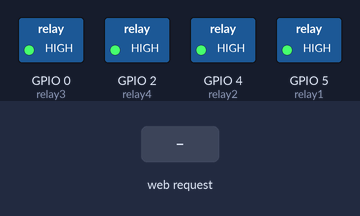
Recording of a sketch running on a simulated ESP8266 (NodeMCU). On the bench: switched loads named in the sketch (green lamp = pin HIGH). The inputs (shaded band) are chosen by the test bench. WiFi joins after 1.5 s; servers stay silent unless stated; what the sketch prints to the serial monitor is not drawn.

Above: at 2.7 s.
2.8 s: HTTP request GET /5/on received
At 4.0 s:
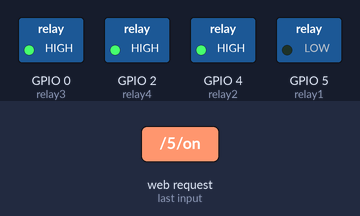
4.3 s: HTTP request GET /4/on received
At 5.4 s:
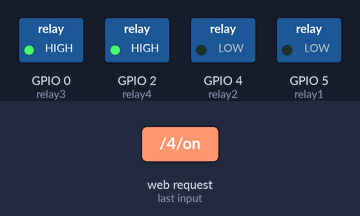
5.8 s: HTTP request GET /5/off received
At 6.5 s:
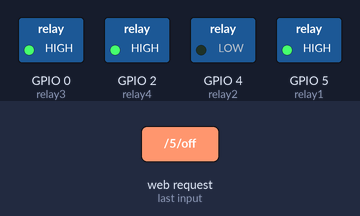
7.3 s: HTTP request GET /0/on received
At 7.7 s:
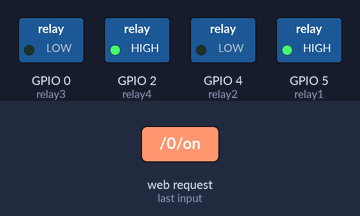
8.8 s: HTTP request GET /4/off received
At 10.0 s:
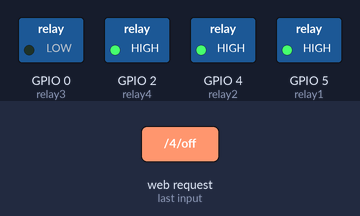
10.3 s: HTTP request GET /2/on received
At 11.1 s:
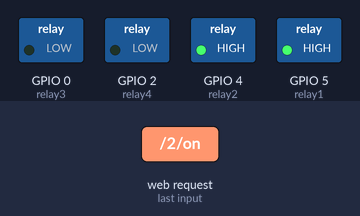
Timing chart, 0 to 12.8 s (numbered marks = the images above; inputs shaded):
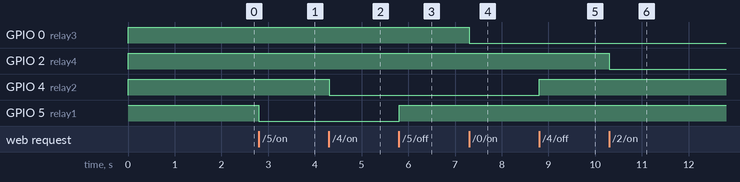

Measured:
- after the input at 2.8 s, GPIO 5 (relay1): HIGH → LOW at once
- after the input at 4.3 s, GPIO 4 (relay2): HIGH → LOW at once
- after the input at 5.8 s, GPIO 5 (relay1): LOW → HIGH at once
- after the input at 7.3 s, GPIO 0 (relay3): HIGH → LOW at once
- after the input at 8.8 s, GPIO 4 (relay2): LOW → HIGH at once
- after the input at 10.3 s, GPIO 2 (relay4): HIGH → LOW at once

The sketch:

Node_MCU_4_relay.ino
```cpp
// Load Wi-Fi library
#include <ESP8266WiFi.h>

// Replace with your network credentials
const char* ssid = "WALTON Primo RM"; // Input your wifi network name
const char* password = "12345678"; // Input your wifi password

// Set web server port number to 80
WiFiServer server(80);

// Variable to store the HTTP request
String header;

// Auxiliar variables to store the current output state
String relay1State = "off";
String relay2State = "off";
String relay3State = "off";
String relay4State = "off";

// Assign output variables to GPIO pins
const int relay1 = 5; // GPIO5 D1
const int relay2 = 4; // GPIO4 D2
const int relay3 = 0; // GPIO0 D3
const int relay4 = 2; // GPIO2 D4

void setup() {
  Serial.begin(115200);
  // Initialize the output variables as outputs
  pinMode(relay1, OUTPUT);
  pinMode(relay2, OUTPUT);
  pinMode(relay3, OUTPUT);
  pinMode(relay4, OUTPUT);
  // Set outputs to HIGH. relay active LOW
  digitalWrite(relay1, HIGH);
  digitalWrite(relay2, HIGH);
  digitalWrite(relay3, HIGH);
  digitalWrite(relay4, HIGH);

  // Connect to Wi-Fi network with SSID and password
  Serial.print("Connecting to ");
  Serial.println(ssid);
  WiFi.begin(ssid, password);
  while (WiFi.status() != WL_CONNECTED) {
    delay(500);
    Serial.print(".");
  }
  // Print local IP address and start web server
  Serial.println("");
  Serial.println("WiFi connected.");
  Serial.println("IP address: ");
  Serial.println(WiFi.localIP());
  server.begin();
}

void loop() {
  WiFiClient client = server.available();   // Listen for incoming clients

  if (client) {                             // If a new client connects,
    Serial.println("New Client.");          // print a message out in the serial port
    String currentLine = "";                // make a String to hold incoming data from the client
    while (client.connected()) {            // loop while the client's connected
      if (client.available()) {             // if there's bytes to read from the client,
        char c = client.read();             // read a byte, then
        Serial.write(c);                    // print it out the serial monitor
        header += c;
        if (c == '\n') {                    // if the byte is a newline character
          // if the current line is blank, you got two newline characters in a row.
          // that's the end of the client HTTP request, so send a response:
          if (currentLine.length() == 0) {
            // HTTP headers always start with a response code (e.g. HTTP/1.1 200 OK)
            // and a content-type so the client knows what's coming, then a blank line:
            client.println("HTTP/1.1 200 OK");
            client.println("Content-type:text/html");
            client.println("Connection: close");
            client.println();

            // turns the GPIOs on and off
            if (header.indexOf("GET /5/on") >= 0)
            {
              Serial.println("GPIO 5 on");
              relay1State = "on";
              digitalWrite(relay1, LOW);
            }
            else if (header.indexOf("GET /5/off") >= 0)
            {
              Serial.println("GPIO 5 off");
              relay1State = "off";
              digitalWrite(relay1, HIGH);
            }
            else if (header.indexOf("GET /4/on") >= 0) {
              Serial.println("GPIO 4 on");
              relay2State = "on";
              digitalWrite(relay2, LOW);
            }
            else if (header.indexOf("GET /4/off") >= 0) {
              Serial.println("GPIO 4 off");
              relay2State = "off";
              digitalWrite(relay2, HIGH);
            }
            else if (header.indexOf("GET /0/on") >= 0)
            {
              Serial.println("GPIO 0 on");
              relay3State = "on";
              digitalWrite(relay3, LOW);
            }
            else if (header.indexOf("GET /0/off") >= 0)
            {
              Serial.println("GPIO 0 off");
              relay3State = "off";
              digitalWrite(relay3, HIGH);
            }
            else if (header.indexOf("GET /2/on") >= 0) {
              Serial.println("GPIO 2 on");
              relay4State = "on";
              digitalWrite(relay4, LOW);
            }
            else if (header.indexOf("GET /2/off") >= 0) {
              Serial.println("GPIO 2 off");
              relay4State = "off";
              digitalWrite(relay4, HIGH);
            }

            // Display the HTML web page
            client.println("<!DOCTYPE html><html>");
            client.println("<head><meta name=\"viewport\" content=\"width=device-width, initial-scale=1\">");
            client.println("<link rel=\"icon\" href=\"data:,\">");
            // CSS to style the on/off buttons
            // Feel free to change the background-color and font-size attributes to fit your preferences
            client.println("<style>html { font-family: Helvetica; display: inline-block; margin: 0px auto; text-align: center;}");
            client.println(".button { background-color: #195B6A; border: none; color: white; padding: 12px 24px;");
            client.println("text-decoration: none; font-size: 20px; margin: 2px; cursor: pointer;}");
            client.println(".button2 {background-color: #77878A;}</style></head>");

            // Web Page Heading
            client.println("<body><h1>NodeMCU Web Server</h1>");

            // Display current state, and ON/OFF buttons for GPIO 5
            client.println("<p>Relay 1 - State " + relay1State + "</p>");
            // If the relay1State is off, it displays the ON button
            if (relay1State == "off") {
              client.println("<p><a href=\"/5/on\"><button class=\"button\">ON</button></a></p>");
            } else {
              client.println("<p><a href=\"/5/off\"><button class=\"button button2\">OFF</button></a></p>");
            }

            // Display current state, and ON/OFF buttons for GPIO 4
            client.println("<p>Relay 2 - State " + relay2State + "</p>");
            // If the relay2State is off, it displays the ON button
            if (relay2State == "off") {
              client.println("<p><a href=\"/4/on\"><button class=\"button\">ON</button></a></p>");
            } else {
              client.println("<p><a href=\"/4/off\"><button class=\"button button2\">OFF</button></a></p>");
            }

            // Display current state, and ON/OFF buttons for GPIO 0
            client.println("<p>Relay 3 - State " + relay3State + "</p>");
            // If the relay1State is off, it displays the ON button
            if (relay3State == "off") {
              client.println("<p><a href=\"/0/on\"><button class=\"button\">ON</button></a></p>");
            } else {
              client.println("<p><a href=\"/0/off\"><button class=\"button button2\">OFF</button></a></p>");
            }

            // Display current state, and ON/OFF buttons for GPIO 2
            client.println("<p>Relay 4 - State " + relay4State + "</p>");
            // If the relay2State is off, it displays the ON button
            if (relay4State == "off") {
              client.println("<p><a href=\"/2/on\"><button class=\"button\">ON</button></a></p>");
            } else {
              client.println("<p><a href=\"/2/off\"><button class=\"button button2\">OFF</button></a></p>");
            }

            client.println("</body></html>");

            // The HTTP response ends with another blank line
            client.println();
            // Break out of the while loop
            break;
          } else { // if you got a newline, then clear currentLine
            currentLine = "";
          }
        } else if (c != '\r') {  // if you got anything else but a carriage return character,
          currentLine += c;      // add it to the end of the currentLine
        }
      }
    }
    // Clear the header variable
    header = "";
    // Close the connection
    client.stop();
    Serial.println("Client disconnected.");
    Serial.println("");
  }
}
```
